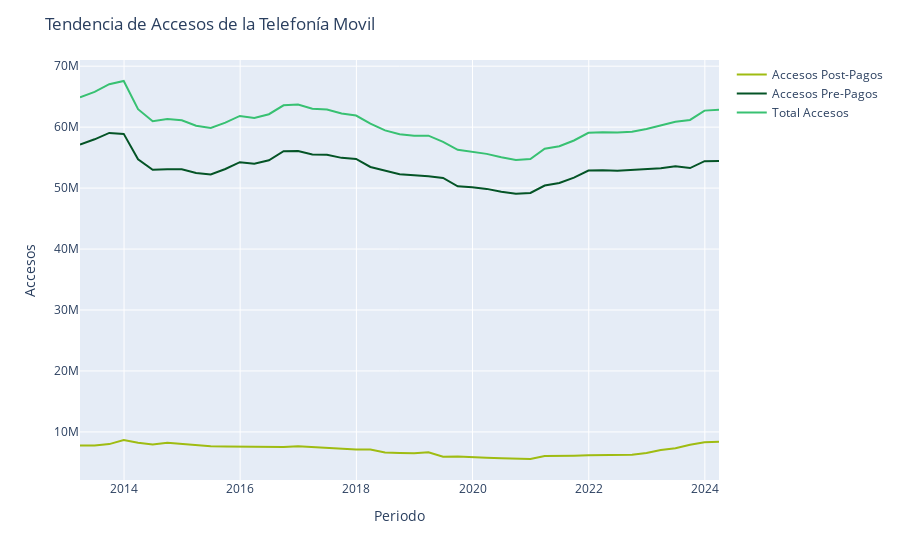

This figure's notebook cell:
### Markdown cell above
### **Gráfico 6:**
Tendencia de la Cantidad de Accesos en la `Telefonía Movil`<br>
Nota: Al no poder utilizar la data suministrada de `accesos por cada 100 Habitantes` ya que es `data de la que no confio`, esta tendencia la estudiaremos con totales de accesos

### Code cell
columns = ['total_accesos_post', 'total_accesos_pre', 'total_accesos']
names = ['Accesos Post-Pagos', 'Accesos Pre-Pagos', 'Total Accesos']
colors = ['#9fbc12', ' #045426 ', '#38C172']
titulo = 'Tendencia de Accesos de la Telefonía Movil'
ancho_grafico = 900
y_title = 'Accesos'

fig = crear_graf_df(columns=columns, names=names, colors=colors, width=ancho_grafico, 
                    y_title=y_title, df=telefonia_movil, titulo=titulo)

config = {'displayModeBar': False}
fig.show(config=config)
